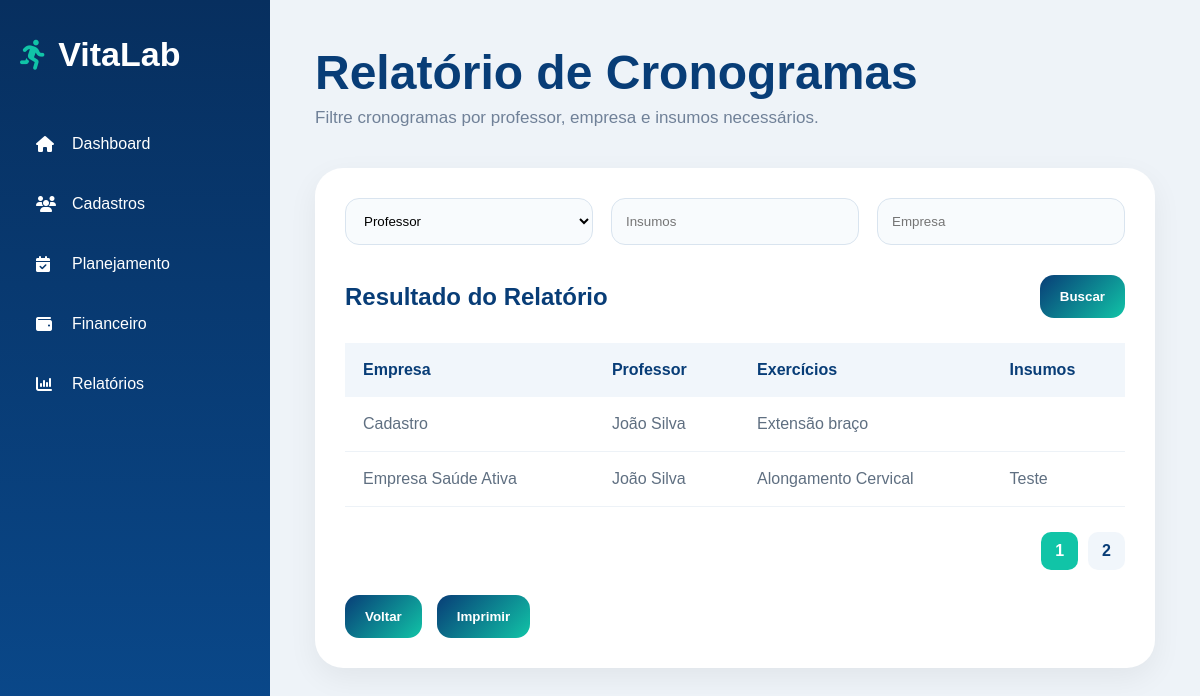
The page /relatorio-cronogramas on the database its author committed.
### tables this page shows
CREATE TABLE cronogramas (
    id INTEGER PRIMARY KEY AUTOINCREMENT,
    empresa_id INTEGER,
    professor_id INTEGER,
    exercicios_dia TEXT,
    insumos TEXT,
    FOREIGN KEY (empresa_id) REFERENCES cadastros(id),
    FOREIGN KEY (professor_id) REFERENCES cadastros(id)
);

### app.py (the view)
@app.route("/relatorio-cronogramas")
def relatorio_cronogramas():
    professor_id = request.args.get("professor_id", "")
    empresa = request.args.get("empresa", "")
    insumos = request.args.get("insumos", "")
    query = """
        SELECT
            cronogramas.id,
            cronogramas.insumos,
            empresa.nome_fantasia AS empresa,
            professor.nome_professor AS professor,
            GROUP_CONCAT(exercicios.nome, ', ') AS exercicios

        FROM cronogramas

        LEFT JOIN cadastros AS empresa
            ON cronogramas.empresa_id = empresa.id

        LEFT JOIN cadastros AS professor
            ON cronogramas.professor_id = professor.id

        LEFT JOIN cronograma_exercicios
            ON cronogramas.id = cronograma_exercicios.cronograma_id

        LEFT JOIN exercicios
            ON cronograma_exercicios.exercicio_id = exercicios.id

        WHERE 1=1
    """
    parametros = []
    if professor_id:
        query += " AND cronogramas.professor_id = ?"
        parametros.append(professor_id)
    if empresa:
        query += " AND empresa.nome_fantasia LIKE ?"
        parametros.append(f"%{empresa}%")
    if insumos:
        query += " AND cronogramas.insumos LIKE ?"
        parametros.append(f"%{insumos}%")
    query += """
        GROUP BY
            cronogramas.id,
            cronogramas.insumos,
            empresa.nome_fantasia,
            professor.nome_professor

        ORDER BY empresa.nome_fantasia
    """
    conexao = conectar_banco()
    cronogramas = conexao.execute(query, parametros).fetchall()
    professores = conexao.execute("""
        SELECT id, nome_professor
        FROM cadastros
        WHERE tipo = 'Professor'
        ORDER BY nome_professor
    """).fetchall()
    conexao.close()
    return render_template(
        "relatorio-cronogramas.html",
        cronogramas=cronogramas,
        professores=professores
    )

### app.py (called while the page is built)
def conectar_banco():
    conexao = sqlite3.connect("vitalab.db")
    conexao.row_factory = sqlite3.Row
    return conexao

### templates/relatorio-cronogramas.html (shortened to what this page needs)
<!DOCTYPE html>
<html lang="pt-br">
<head>
<link rel="stylesheet" href="{{ url_for('static', filename='style.css') }}">
<link rel="stylesheet" href="https://cdnjs.cloudflare.com/ajax/libs/font-awesome/6.5.1/css/all.min.css">
</head>
<body class="system-page">
<div class="sidebar">
    <div class="sidebar-logo"><i class="fa-solid fa-person-running"></i><h2>VitaLab</h2></div>
    <ul class="sidebar-menu">
        <li><a href="/dashboard"><i class="fa-solid fa-house"></i>Dashboard</a></li>
        <li><a href="/cadastros"><i class="fa-solid fa-users"></i>Cadastros</a></li>
        <li><a href="/planejamento"><i class="fa-solid fa-calendar-check"></i>Planejamento</a></li>
        <li><a href="/financeiro"><i class="fa-solid fa-wallet"></i>Financeiro</a></li>
        <li><a href="/relatorios"><i class="fa-solid fa-chart-column"></i>Relatórios</a></li>
    </ul>
</div>
<div class="content-area">
    <div class="topbar">
        <h1>Relatório de Cronogramas</h1>
        <p>Filtre cronogramas por professor, empresa e insumos necessários.</p>
    </div>
    <div class="table-card">
        <form method="GET" action="/relatorio-cronogramas">
            <div class="filters-grid">
                <select name="professor_id">
                    <option value="">Professor</option>
                </select>
                <input type="text" name="insumos" placeholder="Insumos">
                <input type="text" name="empresa" placeholder="Empresa">
            </div>
            <div class="table-header">
                <h2>Resultado do Relatório</h2>
                <div class="header-actions">
                    <button type="submit" class="secondary-button">
                        Buscar
                    </button>
                </div>
            </div>
        </form>
        <div class="table-wrapper">
            <table>
                <thead>
                    <tr>
                        <th>Empresa</th>
                        <th>Professor</th>
                        <th>Exercícios</th>
                        <th>Insumos</th>
                    </tr>
                </thead>
                <tbody>
                    {% for cronograma in cronogramas %}
                    <tr>
                        <td>{{ cronograma['empresa'] or '' }}</td>
                        <td>{{ cronograma['professor'] or '' }}</td>
                        <td>{{ cronograma['exercicios'] or '' }}</td>
                        <td>{{ cronograma['insumos'] or '' }}</td>
                    </tr>
                    {% endfor %}
                </tbody>
            </table>
        </div>
        <div class="pagination">
            <span class="active-page">1</span>
            <a href="#">2</a>
        </div>
        <div class="action-buttons">
            <a href="/relatorios"><button class="secondary-button">Voltar</button></a>
            <button class="secondary-button" onclick="window.print()">Imprimir</button>
        </div>
    </div>
</div>
</body>
</html>

### static/style.css (style rules this page uses)
* { margin: 0; padding: 0; box-sizing: border-box; font-family: Arial, Helvetica, sans-serif; }
body { background: #eef3f8; }
a { text-decoration: none; }
.system-page { min-height: 100vh; display: flex; background: #eef3f8; }
.sidebar { width: 270px; min-height: 100vh; background: linear-gradient(180deg, #072f5f, #0a4b8f); padding: 35px 20px; }
.sidebar-logo { display: flex; align-items: center; color: white; margin-bottom: 45px; }
.sidebar-logo i { font-size: 30px; margin-right: 12px; color: #11c4a7; }
.sidebar-logo h2 { font-size: 34px; }
.sidebar-menu { list-style: none; }
.sidebar-menu li { margin-bottom: 10px; }
.sidebar-menu a { display: flex; align-items: center; padding: 16px; border-radius: 16px; color: white; font-weight: 500; }
.sidebar-menu i { width: 24px; margin-right: 12px; }
.content-area { flex: 1; padding: 45px; }
.topbar { margin-bottom: 40px; }
.topbar h1 { color: #083d77; font-size: 48px; margin-bottom: 8px; }
.topbar p { color: #708198; font-size: 17px; }
.table-card { background:white; border-radius:28px; padding:30px; box-shadow:0 10px 30px rgba(0,0,0,0.06); }
.filters-grid { display:grid; grid-template-columns:repeat(auto-fit,minmax(220px,1fr)); gap:18px; margin-bottom:30px; }
.filters-grid input, .filters-grid select { padding:14px; border-radius:14px; border:1px solid #d9e4ef; background:#f8fbfd; outline:none; }
.table-header { display:flex; justify-content:space-between; align-items:center; margin-bottom:25px; }
.table-header h2 { color:#083d77; }
.secondary-button { border:none; padding:14px 20px; border-radius:14px; background:linear-gradient(135deg,#083d77,#11c4a7); color:white; cursor:pointer; font-weight:bold; }
.table-wrapper { overflow-x:auto; }
table { width:100%; border-collapse:collapse; }
th { background:#f1f6fb; color:#083d77; padding:18px; text-align:left; }
td { padding:18px; border-bottom:1px solid #edf2f7; color:#5f6f81; }
.action-buttons { margin-top:30px; display:flex; gap:15px; }
.action-buttons { display:flex; gap:15px; margin-top:25px; }
.pagination { display:flex; justify-content:flex-end; align-items:center; gap:10px; margin-top:25px; }
.pagination span, .pagination a { padding:10px 14px; border-radius:10px; background:#f1f6fb; color:#083d77; font-weight:bold; }
.pagination .active-page { background:#11c4a7; color:white; }
.header-actions { display: flex; gap: 12px; align-items: center; }

### rows shown on the page
cronogramas: cronograma "Cadastro", cronograma "João Silva", cronograma "Extensão braço"
cronogramas: cronograma "Empresa Saúde Ativa", cronograma "João Silva", cronograma "Alongamento Cervical", insumos "Teste"
